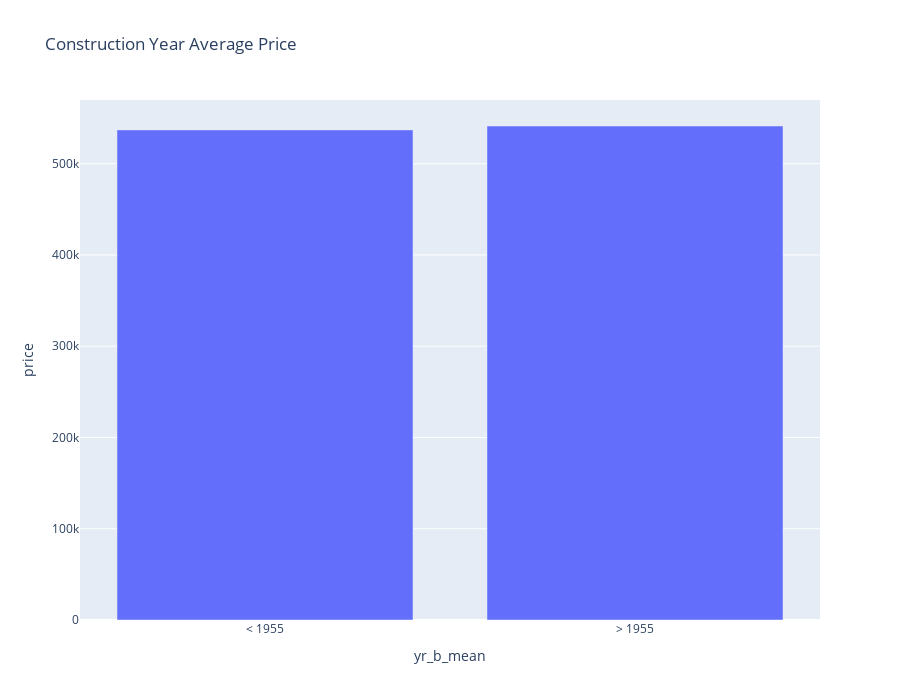

The notebook cell saved with this chart:
### Markdown cell above
# Hypothesis 2: Real state with year of construction less than 1955 are 50% cheaper in average

### Code cell
h2 = df[['yr_b_mean', 'price']].groupby('yr_b_mean').mean().reset_index()

fig = px.bar(h2, x = 'yr_b_mean', y = 'price', title = 'Construction Year Average Price', height = 700 )
fig.show()

### Figure 1 — Plotly figure (JSON) as saved in the notebook; plotly's stock layout.template omitted (floating-point values rounded to 4 significant figures)
{"data": [{"alignmentgroup": "True", "hovertemplate": "yr_b_mean=%{x}<br>price=%{y}<extra></extra>", "legendgroup": "", "marker": {"color": "#636efa", "pattern": {"shape": ""}}, "name": "", "offsetgroup": "", "orientation": "v", "showlegend": false, "textposition": "auto", "type": "bar", "x": ["< 1955", "> 1955"], "xaxis": "x", "y": [537100.0, 541300.0], "yaxis": "y"}], "layout": {"barmode": "relative", "height": 700, "legend": {"tracegroupgap": 0}, "title": {"text": "Construction Year Average Price"}, "xaxis": {"anchor": "y", "domain": [0, 1], "title": {"text": "yr_b_mean"}}, "yaxis": {"anchor": "x", "domain": [0, 1], "title": {"text": "price"}}}}
